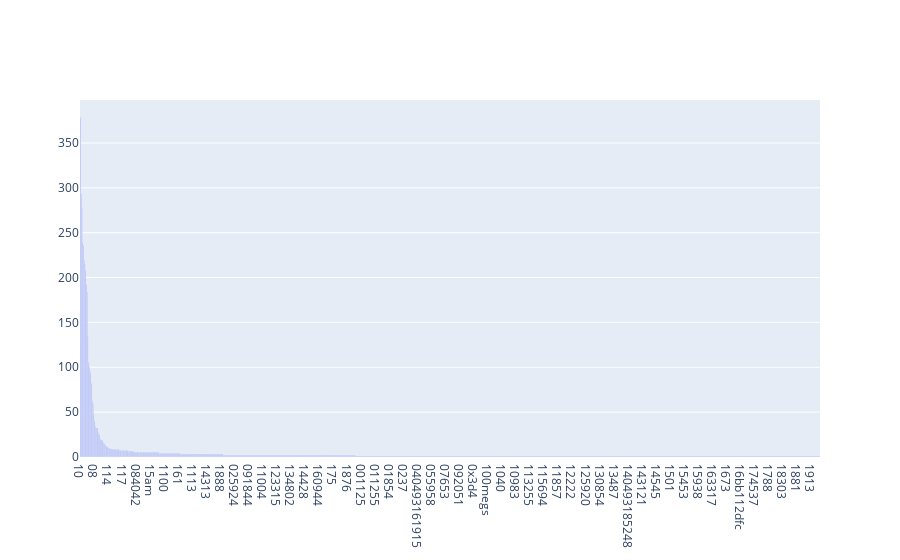

Here is the notebook cell this chart was saved with:
### Markdown cell above
### >>> **Exercise 15 (take home):** 
Additionally, you can attempt to sort the terms on the `x-axis` by frequency instead of in alphabetical order. This way the visualization is more meaninfgul and you will be able to observe the so called [long tail](https://en.wikipedia.org/wiki/Long_tail) (get familiar with this term since it will appear a lot in data mining and other statistics courses). see picture below

![alt txt](https://upload.wikimedia.org/wikipedia/commons/thumb/8/8a/Long_tail.svg/1000px-Long_tail.svg.png)

### Code cell
# Answer here
import plotly.graph_objs as go
from plotly.offline import iplot
import plotly.figure_factory as ff
import pandas as pd

g = [go.Bar(x=count_vect.get_feature_names()[:1000], 
            y=term_frequencies[:1000])]
fig = go.Figure(g)
fig.update_layout( xaxis={'categoryorder':'total descending'})

fig.show()

### Figure 1 — Plotly figure (JSON) as saved in the notebook; plotly's stock layout.template omitted (floating-point values rounded to 4 significant figures; data arrays with more than 128 entries replaced by an {"elided": "..."} marker saying what was removed)
{"data": [{"type": "bar", "x": {"elided": "1000 str values"}, "y": {"elided": "1000 int values"}}], "layout": {"xaxis": {"categoryorder": "total descending"}}}
